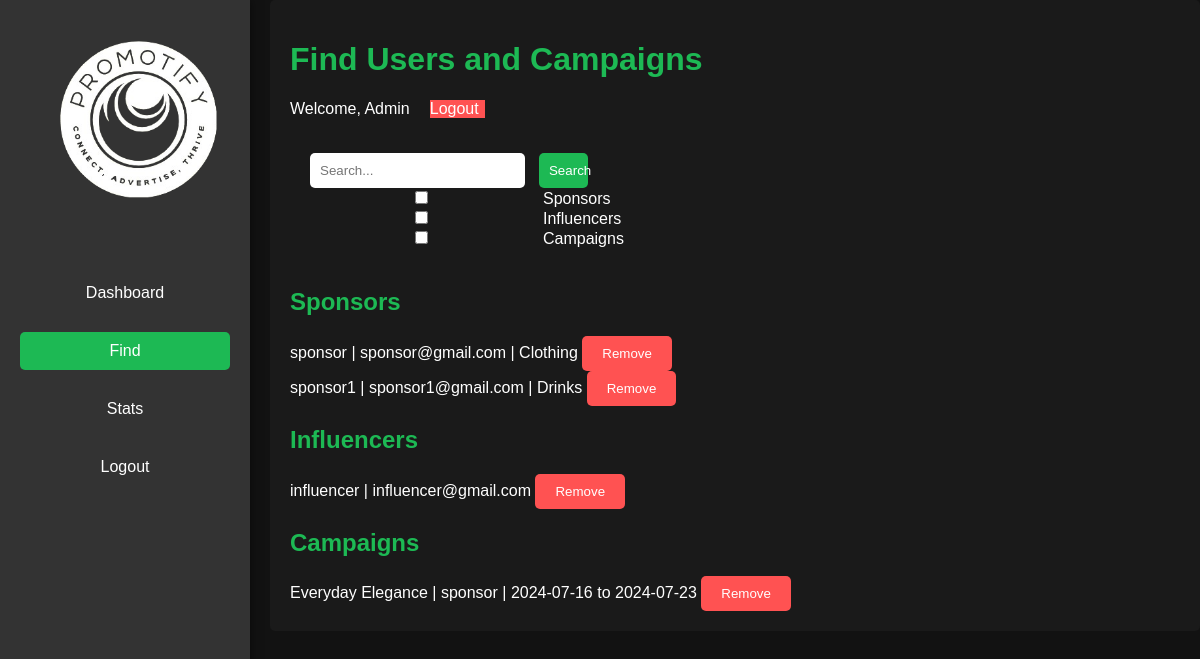
/afind (signed in), run on an earlier commit of the app's database.
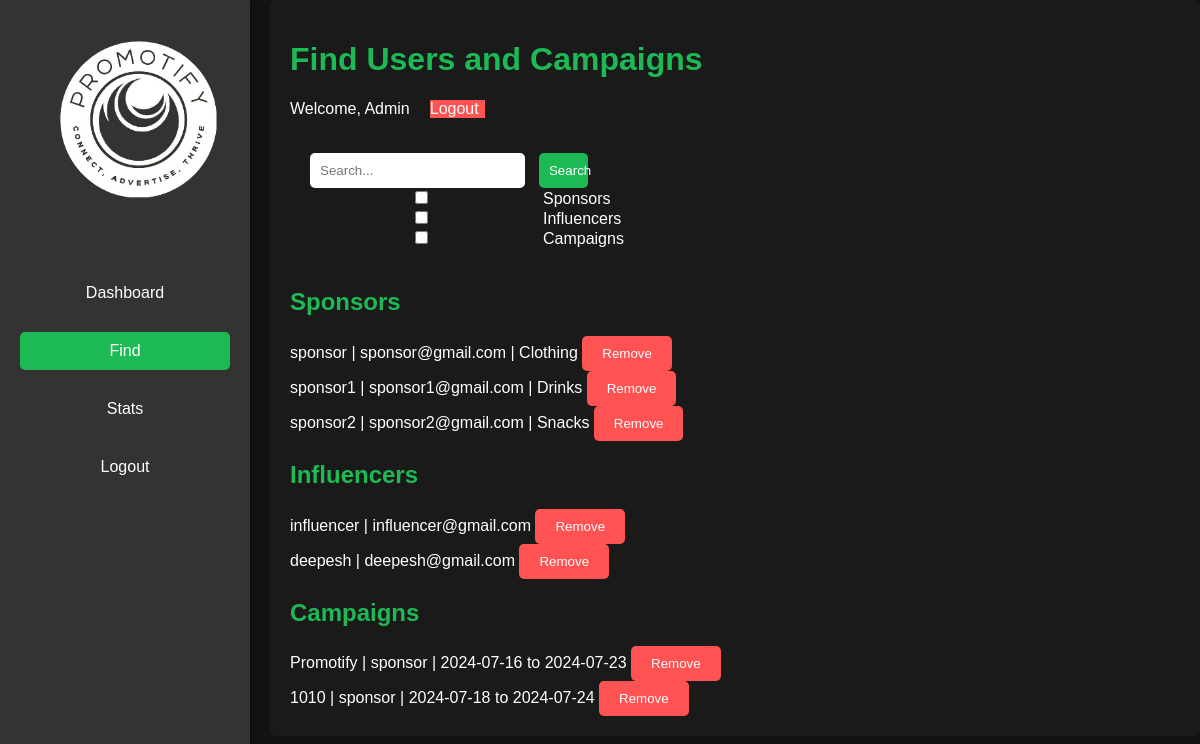
And on a later commit of the database.
### main.py (models this page shows, shortened)
class Sponsor(db.Model):
    id = db.Column(db.Integer, primary_key=True)
    username = db.Column(db.String(150), unique=True, nullable=False)
    email = db.Column(db.String(150), unique=True, nullable=False)
    password = db.Column(db.String(150), nullable=False)
    industry = db.Column(db.String(150), nullable=False)
    date_joined = db.Column(db.DateTime, default=datetime.utcnow)  # Add this line

class Influencer(db.Model):
    id = db.Column(db.Integer, primary_key=True)
    username = db.Column(db.String(150), unique=True, nullable=False)
    email = db.Column(db.String(150), unique=True, nullable=False)
    password = db.Column(db.String(150), nullable=False)
    instagram = db.Column(db.String(150), unique=True, nullable=True)
    linkedin = db.Column(db.String(150), unique=True, nullable=True)
    twitter = db.Column(db.String(150), unique=True, nullable=True)
    youtube = db.Column(db.String(150), unique=True, nullable=True)
    date_joined = db.Column(db.DateTime, default=datetime.utcnow)  # Add this line
    campaigns = db.relationship('Campaign', secondary='application',
                                primaryjoin="and_(Influencer.id==Application.influencer_id, Application.status=='accepted')",
                                backref=db.backref('accepted_influencers', lazy='dynamic'))

class Campaign(db.Model):
    id = db.Column(db.Integer, primary_key=True)
    sponsor_id = db.Column(db.Integer, db.ForeignKey('sponsor.id'), nullable=False)
    name = db.Column(db.String(150), nullable=False)
    description = db.Column(db.Text, nullable=True)
    start_date = db.Column(db.Date, nullable=False)
    end_date = db.Column(db.Date, nullable=False)
    budget = db.Column(db.Float, nullable=False)
    status = db.Column(db.String(50))
    sponsor = db.relationship('Sponsor', backref=db.backref('campaigns', lazy=True))
    influencers = db.relationship('Influencer', secondary='application',
                                  primaryjoin="and_(Campaign.id==Application.campaign_id, Application.status=='accepted')",
                                  backref=db.backref('accepted_campaigns', lazy='dynamic'))

### main.py (the view)
@app.route('/afind')
def afind():
    if 'admin_logged_in' not in session or not session['admin_logged_in']:
        flash('You need to log in first.', 'error')
        return redirect(url_for('admin_log'))
    search_query = request.args.get('search', '')
    filter_options = request.args.getlist('filter')
    sponsors = []
    influencers = []
    campaigns = []
    if 'sponsors' in filter_options or not filter_options:
        sponsors = Sponsor.query.filter(Sponsor.username.contains(search_query)).all()
    if 'influencers' in filter_options or not filter_options:
        influencers = Influencer.query.filter(Influencer.username.contains(search_query)).all()
    if 'campaigns' in filter_options or not filter_options:
        campaigns = Campaign.query.filter(Campaign.name.contains(search_query)).all()
    return render_template('afind.html',
                           sponsors=sponsors,
                           influencers=influencers,
                           campaigns=campaigns,
                           search_query=search_query,
                           filter_options=filter_options)

### templates/afind.html (shortened to what the changed rows need)
<!DOCTYPE html>
<html lang="en">
<head>
    <link rel="stylesheet" type="text/css" href="{{ url_for('static', filename='css/afind.css') }}">
</head>
<body>
    <div class="main-content">
        <header>
            <h1>Find Users and Campaigns</h1>
        </header>
        <section id="find">
            <div id="results">
                <h2>Sponsors</h2>
                <div class="result-container" id="sponsors-container">
                    {% for sponsor in sponsors %}
                    <div class="result-item">
                        <span>{{ sponsor.username }} | {{ sponsor.email }} | {{ sponsor.industry }}</span>
                        <form action="{{ url_for('remove_sponsor', sponsor_id=sponsor.id) }}" method="POST" style="display: inline;">
                            <button class="flag-btn" onclick="return confirm('Are you sure you want to remove this sponsor?');">Remove</button>
                        </form>
                    </div>
                    {% endfor %}
                </div>
                <h2>Influencers</h2>
                <div class="result-container" id="influencers-container">
                    {% for influencer in influencers %}
                    <div class="result-item">
                        <span>{{ influencer.username }} | {{ influencer.email }}</span>
                        <form action="{{ url_for('remove_influencer', influencer_id=influencer.id) }}" method="POST" style="display: inline;">
                            <button class="flag-btn" onclick="return confirm('Are you sure you want to remove this influencer?')">Remove</button>
                        </form>
                    </div>
                    {% endfor %}
                </div>
                <h2>Campaigns</h2>
                <div class="result-container" id="campaigns-container">
                    {% for campaign in campaigns %}
                    <div class="result-item">
                        <span>{{ campaign.name }} | {{ campaign.sponsor.username }} | {{ campaign.start_date }} to {{ campaign.end_date }}</span>
                        <form action="{{ url_for('remove_campaign', campaign_id=campaign.id) }}" method="POST" style="display: inline;">
                            <button class="flag-btn" onclick="return confirm('Are you sure you want to remove this campaign?')">Remove</button>
                        </form>
                    </div>
                    {% endfor %}
                </div>
            </div>
        </section>
    </div>
</body>
</html>

What changed in the data, as far as the page shows it:
added Sponsor: username "sponsor2", email "sponsor2@gmail.com", industry "Snacks"
added Influencer: username "deepesh", email "deepesh@gmail.com"
changed Campaign: name "Everyday Elegance" → "Promotify"
added Campaign: name "1010", sponsor.username "sponsor", start_date "2024-07-18", end_date "2024-07-24"
